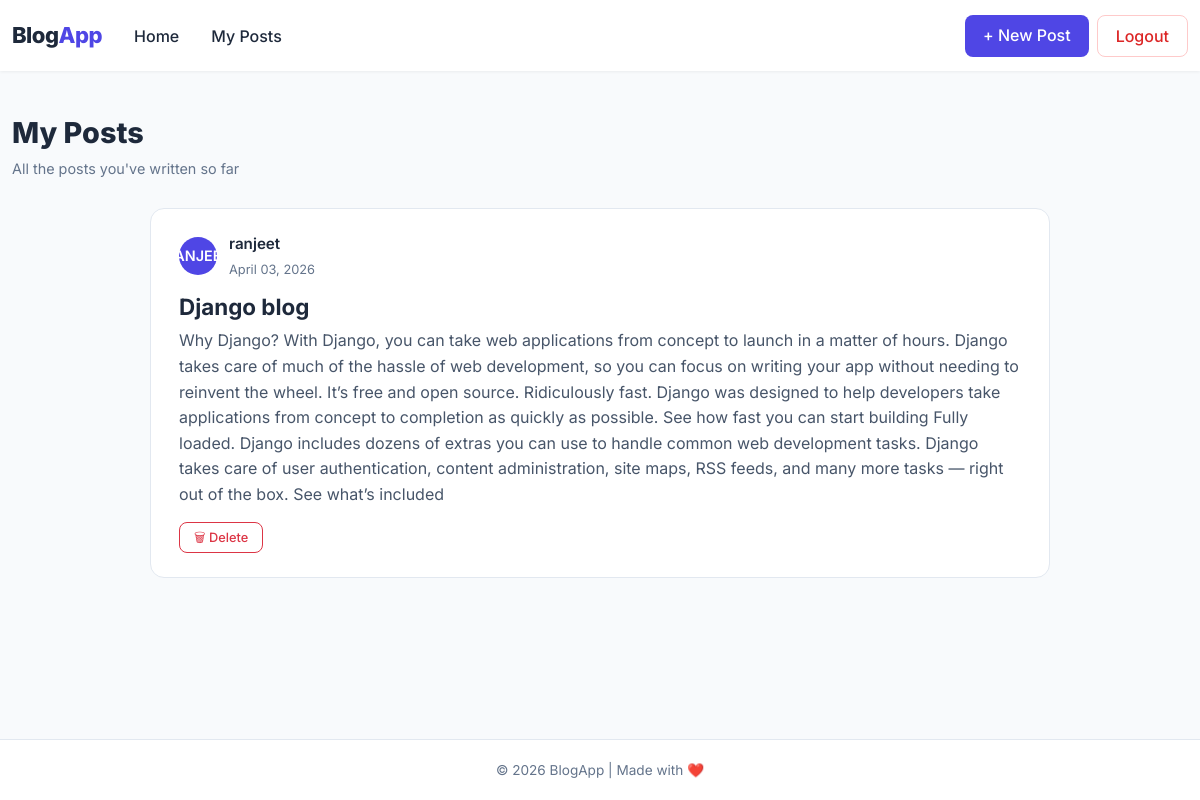
The page /mypost/ (signed in) on the database its author committed.
### blog/models.py (models this page shows, shortened)
class Posts(models.Model):
    title = models.CharField(max_length=100)
    content = models.TextField()
    date_posted = models.DateTimeField(default= timezone.now)
    author = models.ForeignKey(User , on_delete=models.CASCADE)

### blog/views.py (the view)
# urls.py: path('mypost/', views.myPosts, name='my-post'),
@login_required(login_url='login-page')
def myPosts(request):
    posts = Posts.objects.filter(author=request.user).order_by('-id')
    return render(request, "blog/mypost.html", {'posts': posts})

### blog/templates/blog/mypost.html (shortened to what this page needs)
{% extends 'blog/base.html' %}
{% load static %}
{% block content %}
<div class="page-header">
    <p class="page-title">My Posts</p>
    <p class="page-subtitle">All the posts you've written so far</p>
</div>
<div class="container px-0" style="max-width: 900px;">
    {% if posts %}
        {% for post in posts %}
        <div class="post-card">
            <div class="post-meta">
                <div class="author-avatar">{{ post.author|slice:":1" }}</div>
                <div>
                    <p class="author-name">{{ post.author }}</p>
                    <span class="post-date">{{ post.date_posted|date:"F d, Y" }}</span>
                </div>
            </div>
            <h3 class="post-title">{{ post.title }}</h3>
            <p class="post-content">{{ post.content }}</p>
            {% if post.author == request.user %}
            <form action="{% url 'delete-post' post.id %}" method="POST" class="mb-0">
                <button type="submit" class="btn btn-outline-danger delete-btn"
                    onclick="return confirm('Delete this post?')">
                    🗑 Delete
                </button>
            </form>
            {% endif %}
        </div>
        {% endfor %}
    {% else %}
        <div class="empty-state">
            <h3>No posts yet</h3>
            <p>Start writing your first post!</p>
        </div>
    {% endif %}
</div>
{% endblock %}

### blog/templates/blog/base.html (style rules this page uses)
:root { --primary: #4f46e5; --primary-dark: #4338ca; --primary-light: #eef2ff; --text-dark: #1e293b; --text-muted: #64748b; --border: #e2e8f0; --bg-soft: #f8fafc; }
* { font-family: 'Inter', sans-serif; }
body { background-color: var(--bg-soft); display: flex; flex-direction: column; min-height: 100vh; }

### blog/templates/blog/mypost.html (style rules this page uses)
.page-header { margin-bottom: 28px; }
.page-title { font-weight: 800; color: var(--text-dark); font-size: 1.8rem; margin-bottom: 4px; }
.page-subtitle { color: var(--text-muted); font-size: 0.9rem; }
.post-card { background: #fff; border: 1px solid var(--border); border-radius: 14px; padding: 24px 28px; margin-bottom: 18px; transition: transform 0.2s ease, box-shadow 0.2s ease; }
.post-meta { display: flex; align-items: center; gap: 12px; }
.author-avatar { width: 38px; height: 38px; border-radius: 50%; background: var(--primary); color: #fff; display: flex; align-items: center; justify-content: center; font-weight: 600; font-size: 0.9rem; text-transform: uppercase; flex-shrink: 0; }
.author-name { font-weight: 600; font-size: 0.95rem; color: var(--text-dark); margin: 0; }
.post-date { font-size: 0.8rem; color: var(--text-muted); }
.post-title { font-size: 1.4rem; font-weight: 700; color: var(--text-dark); margin: 14px 0 8px; }
.post-content { color: #475569; line-height: 1.6; margin-bottom: 14px; }
.delete-btn { border-radius: 8px; font-size: 0.8rem; padding: 5px 14px; font-weight: 500; }

### rows shown on the page
Posts: author "RANJEET", author "ranjeet", date_posted "April 03, 2026", title "Django blog", content "Why Django? With Django, you can take web applications from concept to launch in a matter of hours. Django takes care of much of the hassle of web development, so you can focus on writing your app without needing to reinvent the wheel. It’s free and open source. Ridiculously fast. Django was designed to help developers take applications from concept to completion as quickly as possible. See how fast you can start building Fully loaded. Django includes dozens of extras you can use to handle common web development tasks. Django takes care of user authentication, content administration, site maps, RSS feeds, and many more tasks — right out of the box. See what’s included", shows "🗑 Delete"
